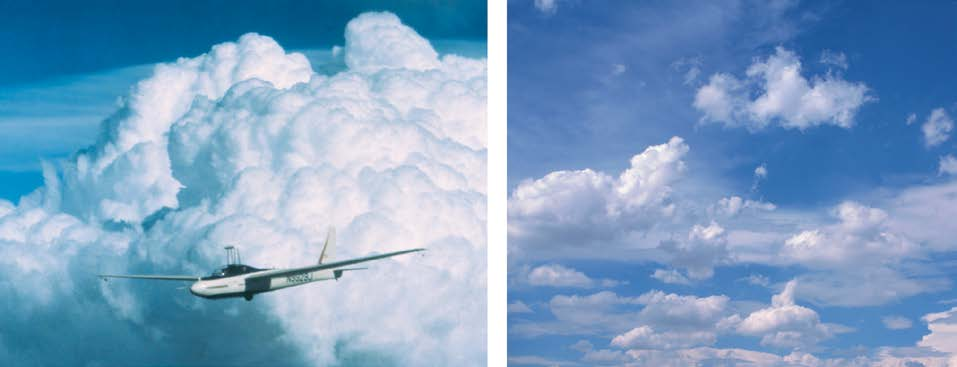
#> input picture backend/extracted_images/Glider_Flying_Handbook_page193_img1.jpeg, 957 x 367 px
$ python -i skeletonizer.py   (imports and definitions only)
#> lines starting #> are read from the running program, lines starting #| are printed output that depends on the picture; after the words box and inside, x2 and y2 are one past the last pixel; in counts of white or black regions, pixels touching at a corner belong together
#> further down, picture is the input picture: shape (367, 957, 3); mean B, G, R 194.9, 159.5, 122.7
import cv2
import numpy as np
import os

from skimage.morphology import skeletonize


class Skeletonizer:

    def __init__(self):

        os.makedirs(
            "outputs",
            exist_ok=True
        )

    # --------------------------------------------------
    # Core skeletonization
    # --------------------------------------------------

    def run(self, image):

        if len(image.shape) == 3:

            gray = cv2.cvtColor(
                image,
                cv2.COLOR_BGR2GRAY
            )
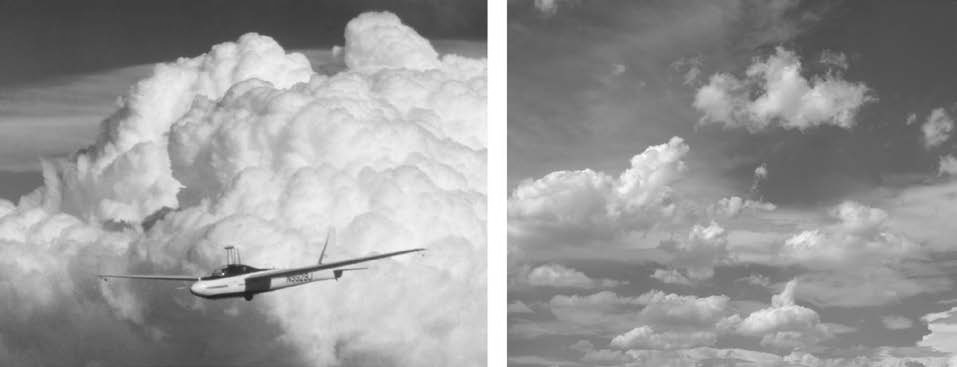
#> gray: shape (367, 957); min 27, max 255, mean 152.5

        else:

            gray = image.copy()

        _, binary = cv2.threshold(
            gray,
            180,
            255,
            cv2.THRESH_BINARY_INV
        )
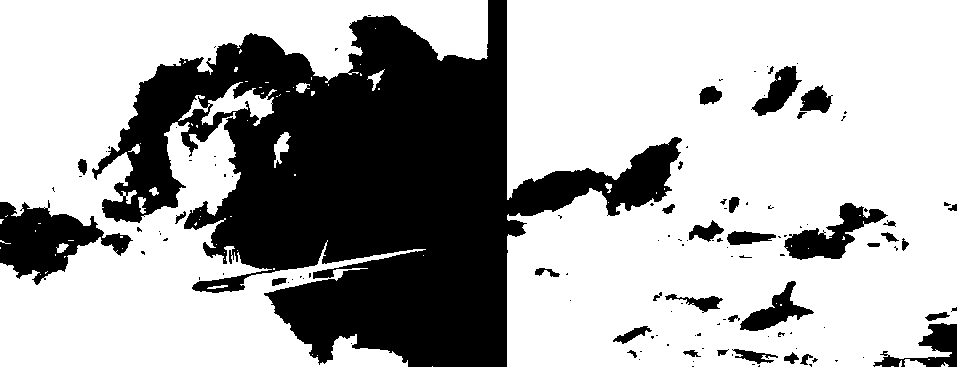
#> binary: shape (367, 957); 67.6% white; 122 black regions (87 under 20 px), largest, box (x1, y1, x2, y2) and area: (92, 0, 682, 367) 97623, (0, 200, 133, 285) 5368, (784, 203, 888, 260) 2355

        cv2.imwrite(
            "outputs/skeleton_binary.png",
            binary
        )

        # ---------------------------------------
        # Remove tiny noise
        # ---------------------------------------

        num_labels, labels, stats, _ = \
            cv2.connectedComponentsWithStats(
                binary,
                connectivity=8
            )
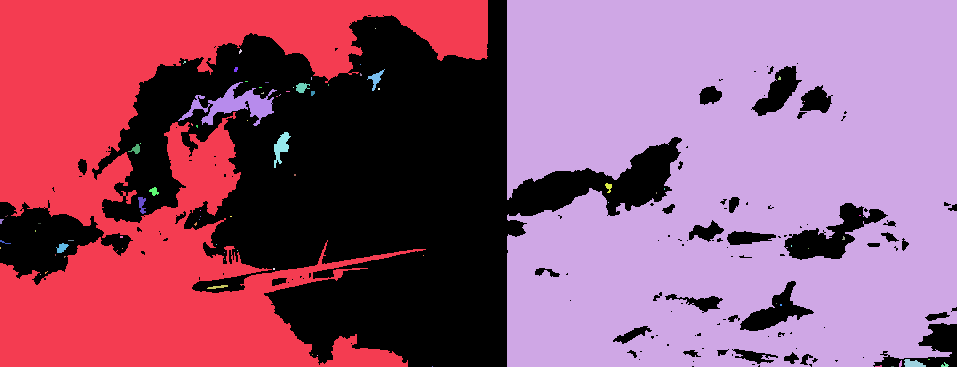
#> labels: shape (367, 957) int32; 80 distinct labels, from 0 to 79; one colour per label, 0 black
#> num_labels = 80; stats = 80 rows, first 6: [0, 0, 957, 367, 113726], [0, 0, 488, 367, 86485], [507, 0, 450, 367, 148271], [375, 28, 1, 1, 1], [239, 49, 3, 5, 9], [183, 61, 3, 3, 5]

        clean = np.zeros_like(binary)

        for i in range(1, num_labels):

            area = stats[
                i,
                cv2.CC_STAT_AREA
            ]

            if area < 20:
                continue

            clean[
                labels == i
            ] = 255
#> this loop made 79 passes
#> area on passes 1, 2, 8, 13, 15, 29, 31, 33, 34, 37, 53: 86485, 148271, 125, 1485, 93, 285, 60, 41, 51, 83, 76
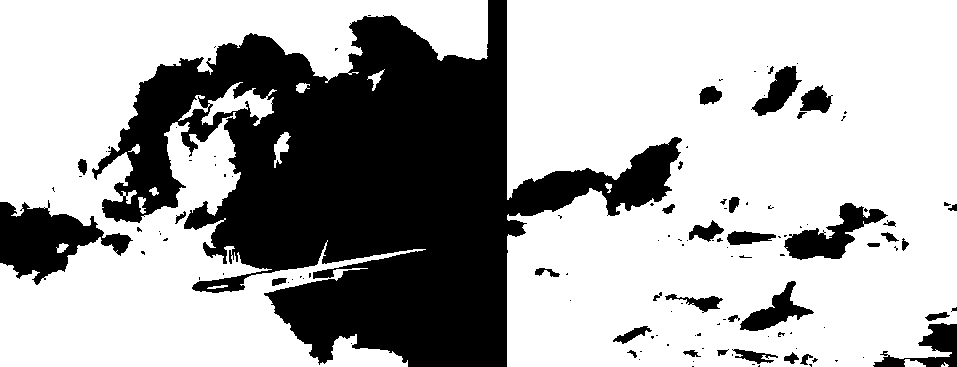
#> clean: shape (367, 957); 67.5% white; 122 black regions (87 under 20 px), largest, box (x1, y1, x2, y2) and area: (92, 0, 682, 367) 97753, (0, 200, 133, 285) 5429, (784, 203, 888, 260) 2368

        kernel = cv2.getStructuringElement(
            cv2.MORPH_ELLIPSE,
            (3, 3)
        )

        clean = cv2.morphologyEx(
            clean,
            cv2.MORPH_CLOSE,
            kernel,
            iterations=1
        )
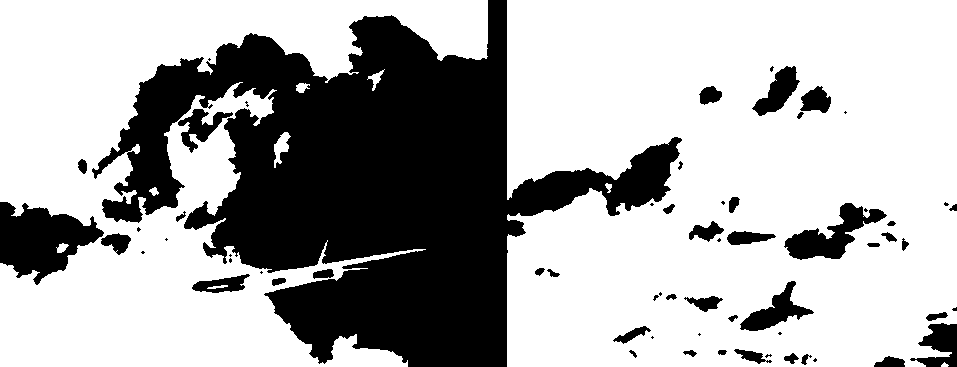
#> clean: shape (367, 957); 67.9% white; 63 black regions (23 under 20 px), largest, box (x1, y1, x2, y2) and area: (92, 0, 682, 367) 95729, (0, 202, 104, 285) 4985, (784, 203, 887, 260) 2333

        cv2.imwrite(
            "outputs/skeleton_clean.png",
            clean
        )

        skeleton = skeletonize(
            clean > 0
        )
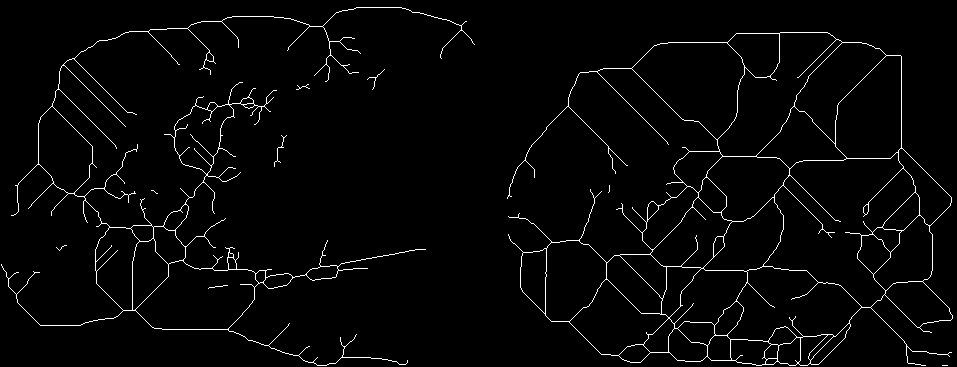
#> skeleton: shape (367, 957) bool; 2.5% white in thin lines or dots

        skeleton = (
            skeleton.astype(np.uint8)
            * 255
        )
#> skeleton: shape (367, 957); 2.5% white in thin lines or dots

        cv2.imwrite(
            "outputs/skeleton.png",
            skeleton
        )

        return skeleton

    # --------------------------------------------------
    # Path wrapper
    # --------------------------------------------------

    def process(self, image_path):

        image = cv2.imread(
            image_path
        )

        if image is None:

            raise Exception(
                f"Cannot load {image_path}"
            )

        return self.run(image)

>>> import cv2
>>> picture = cv2.imread('../extracted_images/Glider_Flying_Handbook_page193_img1.jpeg')
>>> result = Skeletonizer().run(picture)

$ run again, on backend/extracted_images/Glider_Flying_Handbook_page194_img2.jpeg
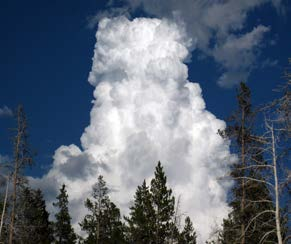
#> input picture backend/extracted_images/Glider_Flying_Handbook_page194_img2.jpeg, 291 x 244 px
#> picture is the input picture: shape (244, 291, 3); mean B, G, R 118, 103.1, 92.1
#> binary: shape (244, 291); 76% white; 59 black regions (54 under 20 px), largest, box (x1, y1, x2, y2) and area: (64, 18, 231, 244) 16682, (146, 172, 155, 193) 79, (67, 146, 81, 155) 64, (219, 151, 227, 158) 29, (61, 157, 67, 163) 24
#> in run, `num_labels, labels, stats, _ = \ cv2.connectedComponentsWithStats( bin..`:
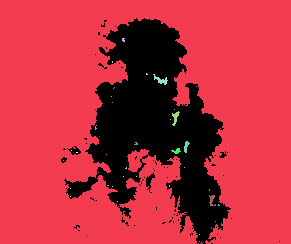
#> labels: shape (244, 291) int32; 42 distinct labels, from 0 to 41; one colour per label, 0 black
#> num_labels = 42; stats = 42 rows, first 6: [61, 18, 219, 226, 17049], [0, 0, 291, 244, 53651], [122, 38, 3, 4, 10], [112, 61, 1, 2, 2], [146, 73, 2, 2, 3], [153, 74, 15, 11, 63]
#> the loop in run, `for i in range(1, num_labels): ` made 41 passes
#> area on passes 1, 5, 11, 15, 17, 32: 53651, 63, 54, 39, 31, 43
#> in run, `skeleton = skeletonize( clean > 0 )`:
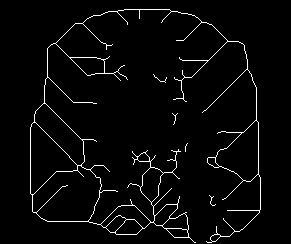
#> skeleton: shape (244, 291) bool; 3.2% white in thin lines or dots, all inside (x1, y1, x2, y2) = (30, 9, 261, 243)

$ run again, on backend/extracted_images/Glider_Flying_Handbook_page195_img1.jpeg
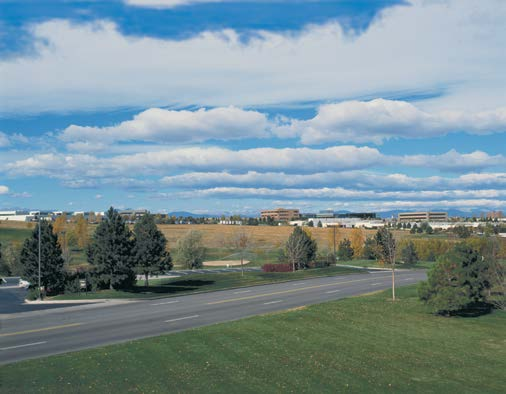
#> input picture backend/extracted_images/Glider_Flying_Handbook_page195_img1.jpeg, 506 x 394 px
#> picture is the input picture: shape (394, 506, 3); mean B, G, R 148.3, 142.6, 121.1
#> binary: shape (394, 506); 72.6% white; 174 black regions (145 under 20 px), largest, box (x1, y1, x2, y2) and area: (0, 0, 506, 144) 43163, (59, 145, 383, 170) 4391, (312, 199, 506, 212) 881
#> in run, `num_labels, labels, stats, _ = \ cv2.connectedComponentsWithStats( bin..`:
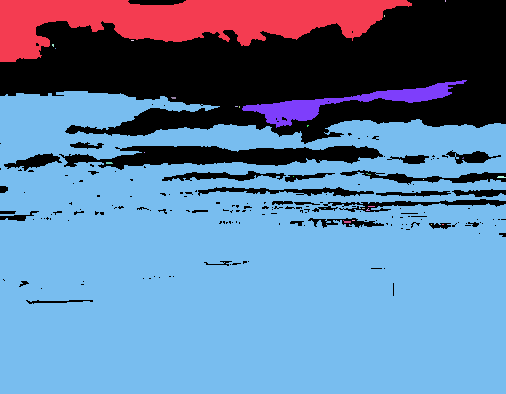
#> labels: shape (394, 506) int32; 28 distinct labels, from 0 to 27; one colour per label, 0 black
#> num_labels = 28; stats = 28 rows, first 6: [0, 0, 506, 304, 54567], [0, 0, 412, 62, 13778], [445, 0, 1, 2, 2], [384, 15, 1, 2, 2], [131, 40, 3, 1, 3], [52, 44, 2, 3, 5]
#> the loop in run, `for i in range(1, num_labels): ` made 27 passes
#> area on passes 1, 7, 8: 13778, 2538, 128373
#> in run, `skeleton = skeletonize( clean > 0 )`:
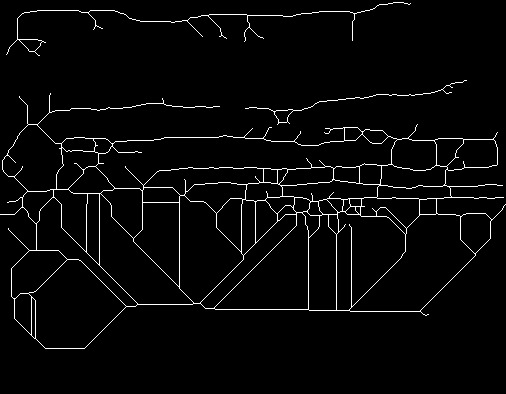
#> skeleton: shape (394, 506) bool; 3.1% white in thin lines or dots, all inside (x1, y1, x2, y2) = (0, 2, 506, 349)

$ run again, on backend/extracted_images/Glider_Flying_Handbook_page205_img1.jpeg
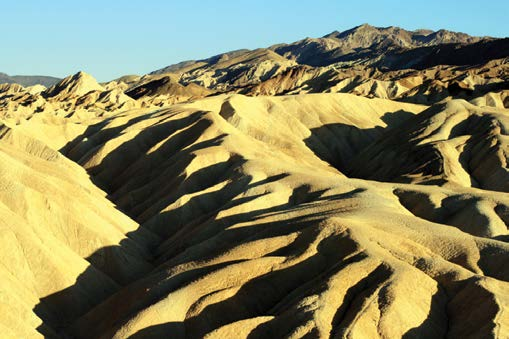
#> input picture backend/extracted_images/Glider_Flying_Handbook_page205_img1.jpeg, 509 x 339 px
#> picture is the input picture: shape (339, 509, 3); mean B, G, R 95.6, 132.3, 134.1
#> binary: shape (339, 509); 55.2% white; 359 black regions (318 under 20 px), largest, box (x1, y1, x2, y2) and area: (0, 0, 509, 339) 66388, (127, 288, 205, 337) 1244, (216, 181, 292, 219) 1004
#> in run, `num_labels, labels, stats, _ = \ cv2.connectedComponentsWithStats( bin..`:
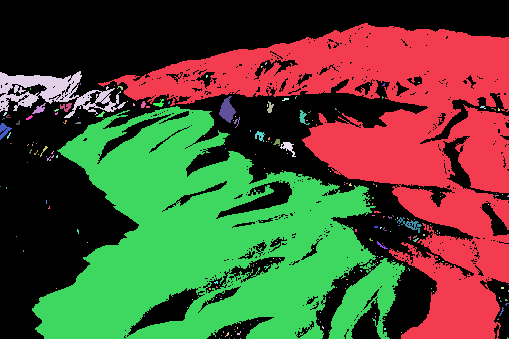
#> labels: shape (339, 509) int32; 227 distinct labels, from 0 to 226; one colour per label, 0 black
#> num_labels = 227; stats = 227 rows, first 6: [0, 0, 509, 339, 77217], [98, 23, 411, 316, 43141], [265, 62, 2, 3, 4], [261, 66, 2, 2, 3], [0, 71, 126, 47, 2325], [206, 75, 2, 3, 5]
#> the loop in run, `for i in range(1, num_labels): ` made 226 passes
#> area on passes 1, 4, 14: 43141, 2325, 255
#> in run, `skeleton = skeletonize( clean > 0 )`:
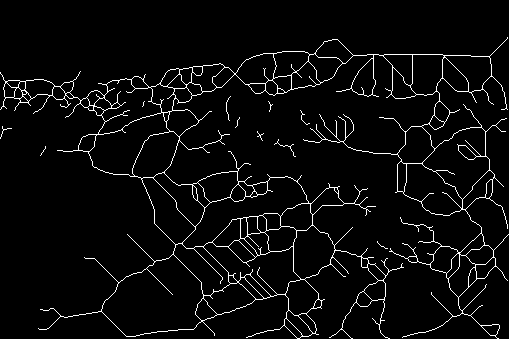
#> skeleton: shape (339, 509) bool; 4.3% white in thin lines or dots, all inside (x1, y1, x2, y2) = (0, 37, 509, 339)
